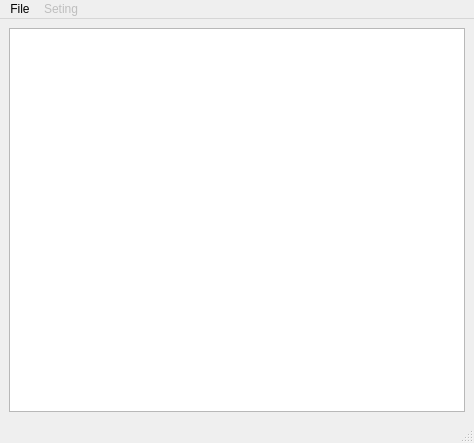
<?xml version="1.0" encoding="UTF-8"?>
<ui version="4.0">
 <class>Dis_asmble</class>
 <widget class="QMainWindow" name="Dis_asmble">
  <property name="geometry">
   <rect>
    <x>0</x>
    <y>0</y>
    <width>474</width>
    <height>443</height>
   </rect>
  </property>
  <property name="windowTitle">
   <string>Dis Asembler</string>
  </property>
  <property name="windowIcon">
   <iconset resource="../MultiProg.qrc">
    <normaloff>:/icon/ArtWork Icon 72.ico</normaloff>:/icon/ArtWork Icon 72.ico</iconset>
  </property>
  <widget class="QWidget" name="centralwidget">
   <layout class="QGridLayout" name="gridLayout">
    <item row="0" column="0">
     <widget class="QPlainTextEdit" name="plainTextEdit"/>
    </item>
   </layout>
  </widget>
  <widget class="QMenuBar" name="menubar">
   <property name="geometry">
    <rect>
     <x>0</x>
     <y>0</y>
     <width>474</width>
     <height>20</height>
    </rect>
   </property>
   <widget class="QMenu" name="menuFile">
    <property name="title">
     <string>File</string>
    </property>
    <addaction name="actionSave"/>
    <addaction name="actionExit"/>
   </widget>
   <widget class="QMenu" name="menuSeting">
    <property name="enabled">
     <bool>false</bool>
    </property>
    <property name="title">
     <string>Seting</string>
    </property>
   </widget>
   <addaction name="menuFile"/>
   <addaction name="menuSeting"/>
  </widget>
  <widget class="QStatusBar" name="statusbar"/>
  <action name="actionSave">
   <property name="text">
    <string>Save</string>
   </property>
  </action>
  <action name="actionExit">
   <property name="text">
    <string>Exit</string>
   </property>
  </action>
 </widget>
 <resources>
  <include location="../MultiProg.qrc"/>
 </resources>
 <connections/>
</ui>
